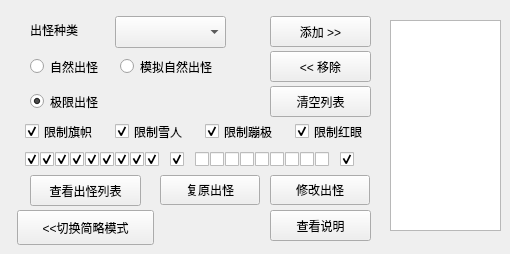
    <widget class="QWidget" name="tab_10">
     <attribute name="title">
      <string>出怪</string>
     </attribute>
     <widget class="QComboBox" name="SpawnType">
      <property name="geometry">
       <rect>
        <x>115</x>
        <y>16</y>
        <width>111</width>
        <height>32</height>
       </rect>
      </property>
     </widget>
     <widget class="QPushButton" name="AddSpawnType">
      <property name="geometry">
       <rect>
        <x>270</x>
        <y>16</y>
        <width>101</width>
        <height>31</height>
       </rect>
      </property>
      <property name="text">
       <string>添加 &gt;&gt;</string>
      </property>
     </widget>
     <widget class="QPushButton" name="RemoveSpawnType">
      <property name="geometry">
       <rect>
        <x>270</x>
        <y>51</y>
        <width>101</width>
        <height>31</height>
       </rect>
      </property>
      <property name="text">
       <string>&lt;&lt; 移除</string>
      </property>
     </widget>
     <widget class="QLabel" name="label_44">
      <property name="geometry">
       <rect>
        <x>30</x>
        <y>20</y>
        <width>52</width>
        <height>19</height>
       </rect>
      </property>
      <property name="text">
       <string>出怪种类</string>
      </property>
     </widget>
     <widget class="QPushButton" name="ClearSpawnList">
      <property name="geometry">
       <rect>
        <x>270</x>
        <y>86</y>
        <width>101</width>
        <height>31</height>
       </rect>
      </property>
      <property name="text">
       <string>清空列表</string>
      </property>
     </widget>
     <widget class="QCheckBox" name="LimitGiga_2">
      <property name="geometry">
       <rect>
        <x>295</x>
        <y>120</y>
        <width>77</width>
        <height>23</height>
       </rect>
      </property>
      <property name="text">
       <string>限制红眼</string>
      </property>
      <property name="checked">
       <bool>true</bool>
      </property>
     </widget>
     <widget class="QCheckBox" name="LimitYeti_2">
      <property name="geometry">
       <rect>
        <x>115</x>
        <y>120</y>
        <width>77</width>
        <height>23</height>
       </rect>
      </property>
      <property name="text">
       <string>限制雪人</string>
      </property>
      <property name="checked">
       <bool>true</bool>
      </property>
     </widget>
     <widget class="QCheckBox" name="LimitBungee_2">
      <property name="geometry">
       <rect>
        <x>205</x>
        <y>120</y>
        <width>77</width>
        <height>23</height>
       </rect>
      </property>
      <property name="text">
       <string>限制蹦极</string>
      </property>
      <property name="checked">
       <bool>true</bool>
      </property>
     </widget>
     <widget class="QCheckBox" name="LimitFlag_2">
      <property name="geometry">
       <rect>
        <x>25</x>
        <y>120</y>
        <width>77</width>
        <height>23</height>
       </rect>
      </property>
      <property name="text">
       <string>限制旗帜</string>
      </property>
      <property name="checked">
       <bool>true</bool>
      </property>
     </widget>
     <widget class="QRadioButton" name="ExtremeSpawn_2">
      <property name="geometry">
       <rect>
        <x>30</x>
        <y>90</y>
        <width>77</width>
        <height>23</height>
       </rect>
      </property>
      <property name="text">
       <string>极限出怪</string>
      </property>
      <property name="checked">
       <bool>true</bool>
      </property>
     </widget>
     <widget class="QRadioButton" name="NaturalSpawn_2">
      <property name="geometry">
       <rect>
        <x>30</x>
        <y>55</y>
        <width>77</width>
        <height>23</height>
       </rect>
      </property>
      <property name="text">
       <string>自然出怪</string>
      </property>
      <property name="checked">
       <bool>false</bool>
      </property>
     </widget>
     <widget class="QRadioButton" name="SimulateSpawn_2">
      <property name="geometry">
       <rect>
        <x>120</x>
        <y>55</y>
        <width>103</width>
        <height>23</height>
       </rect>
      </property>
      <property name="text">
       <string>模拟自然出怪</string>
      </property>
     </widget>
     <widget class="QPushButton" name="ShowSpawnHelp">
      <property name="geometry">
       <rect>
        <x>270</x>
        <y>210</y>
        <width>101</width>
        <height>31</height>
       </rect>
      </property>
      <property name="text">
       <string>查看说明</string>
      </property>
     </widget>
     <widget class="QPushButton" name="SetSpawn">
      <property name="geometry">
       <rect>
        <x>270</x>
        <y>175</y>
        <width>100</width>
        <height>30</height>
       </rect>
      </property>
      <property name="text">
       <string>修改出怪</string>
      </property>
     </widget>
     <widget class="QPushButton" name="RestoreSpawn">
      <property name="geometry">
       <rect>
        <x>160</x>
        <y>175</y>
        <width>100</width>
        <height>30</height>
       </rect>
      </property>
      <property name="text">
       <string>复原出怪</string>
      </property>
     </widget>
     <widget class="QPushButton" name="SwitchBriefPage">
      <property name="geometry">
       <rect>
        <x>17</x>
        <y>210</y>
        <width>137</width>
        <height>35</height>
       </rect>
      </property>
      <property name="text">
       <string>&lt;&lt;切换简略模式</string>
      </property>
     </widget>
     <widget class="QCheckBox" name="GigaWave_0">
      <property name="geometry">
       <rect>
        <x>25</x>
        <y>150</y>
        <width>16</width>
        <height>18</height>
       </rect>
      </property>
      <property name="text">
       <string/>
      </property>
      <property name="checked">
       <bool>true</bool>
      </property>
     </widget>
     <widget class="QCheckBox" name="GigaWave_1">
      <property name="geometry">
       <rect>
        <x>40</x>
        <y>150</y>
        <width>16</width>
        <height>18</height>
       </rect>
      </property>
      <property name="text">
       <string/>
      </property>
      <property name="checked">
       <bool>true</bool>
      </property>
     </widget>
     <widget class="QCheckBox" name="GigaWave_2">
      <property name="geometry">
       <rect>
        <x>55</x>
        <y>150</y>
        <width>16</width>
        <height>18</height>
       </rect>
      </property>
      <property name="text">
       <string/>
      </property>
      <property name="checked">
       <bool>true</bool>
      </property>
     </widget>
     <widget class="QCheckBox" name="GigaWave_3">
      <property name="geometry">
       <rect>
        <x>70</x>
        <y>150</y>
        <width>16</width>
        <height>18</height>
       </rect>
      </property>
      <property name="text">
       <string/>
      </property>
      <property name="checked">
       <bool>true</bool>
      </property>
     </widget>
     <widget class="QCheckBox" name="GigaWave_4">
      <property name="geometry">
       <rect>
        <x>85</x>
        <y>150</y>
        <width>16</width>
        <height>18</height>
       </rect>
      </property>
      <property name="text">
       <string/>
      </property>
      <property name="checked">
       <bool>true</bool>
      </property>
     </widget>
     <widget class="QCheckBox" name="GigaWave_5">
      <property name="geometry">
       <rect>
        <x>100</x>
        <y>150</y>
        <width>16</width>
        <height>18</height>
       </rect>
      </property>
      <property name="text">
       <string/>
      </property>
      <property name="checked">
       <bool>true</bool>
      </property>
     </widget>
     <widget class="QCheckBox" name="GigaWave_6">
      <property name="geometry">
       <rect>
        <x>115</x>
        <y>150</y>
        <width>16</width>
        <height>18</height>
       </rect>
      </property>
      <property name="text">
       <string/>
      </property>
      <property name="checked">
       <bool>true</bool>
      </property>
     </widget>
     <widget class="QCheckBox" name="GigaWave_7">
      <property name="geometry">
       <rect>
        <x>130</x>
        <y>150</y>
        <width>16</width>
        <height>18</height>
       </rect>
      </property>
      <property name="text">
       <string/>
      </property>
      <property name="checked">
       <bool>true</bool>
      </property>
     </widget>
     <widget class="QCheckBox" name="GigaWave_8">
      <property name="geometry">
       <rect>
        <x>145</x>
        <y>150</y>
        <width>16</width>
        <height>18</height>
       </rect>
      </property>
      <property name="text">
       <string/>
      </property>
      <property name="checked">
       <bool>true</bool>
      </property>
     </widget>
     <widget class="QCheckBox" name="GigaWave_9">
      <property name="geometry">
       <rect>
        <x>170</x>
        <y>150</y>
        <width>16</width>
        <height>18</height>
       </rect>
      </property>
      <property name="text">
       <string/>
      </property>
      <property name="checked">
       <bool>true</bool>
      </property>
     </widget>
     <widget class="QCheckBox" name="GigaWave_10">
      <property name="geometry">
       <rect>
        <x>195</x>
        <y>150</y>
        <width>16</width>
        <height>18</height>
       </rect>
      </property>
      <property name="text">
       <string/>
      </property>
     </widget>
     <widget class="QCheckBox" name="GigaWave_11">
      <property name="geometry">
       <rect>
        <x>210</x>
        <y>150</y>
        <width>16</width>
        <height>18</height>
       </rect>
      </property>
      <property name="text">
       <string/>
      </property>
     </widget>
     <widget class="QCheckBox" name="GigaWave_12">
      <property name="geometry">
       <rect>
        <x>225</x>
        <y>150</y>
        <width>16</width>
        <height>18</height>
       </rect>
      </property>
      <property name="text">
       <string/>
      </property>
     </widget>
     <widget class="QCheckBox" name="GigaWave_13">
      <property name="geometry">
       <rect>
        <x>240</x>
        <y>150</y>
        <width>16</width>
        <height>18</height>
       </rect>
      </property>
      <property name="text">
       <string/>
      </property>
     </widget>
     <widget class="QCheckBox" name="GigaWave_14">
      <property name="geometry">
       <rect>
        <x>255</x>
        <y>150</y>
        <width>16</width>
        <height>18</height>
       </rect>
      </property>
      <property name="text">
       <string/>
      </property>
     </widget>
     <widget class="QCheckBox" name="GigaWave_15">
      <property name="geometry">
       <rect>
        <x>270</x>
        <y>150</y>
        <width>16</width>
        <height>18</height>
       </rect>
      </property>
      <property name="text">
       <string/>
      </property>
     </widget>
     <widget class="QCheckBox" name="GigaWave_16">
      <property name="geometry">
       <rect>
        <x>285</x>
        <y>150</y>
        <width>16</width>
        <height>18</height>
       </rect>
      </property>
      <property name="text">
       <string/>
      </property>
     </widget>
     <widget class="QCheckBox" name="GigaWave_17">
      <property name="geometry">
       <rect>
        <x>300</x>
        <y>150</y>
        <width>16</width>
        <height>18</height>
       </rect>
      </property>
      <property name="text">
       <string/>
      </property>
     </widget>
     <widget class="QCheckBox" name="GigaWave_18">
      <property name="geometry">
       <rect>
        <x>315</x>
        <y>150</y>
        <width>16</width>
        <height>18</height>
       </rect>
      </property>
      <property name="text">
       <string/>
      </property>
     </widget>
     <widget class="QCheckBox" name="GigaWave_19">
      <property name="geometry">
       <rect>
        <x>340</x>
        <y>150</y>
        <width>16</width>
        <height>18</height>
       </rect>
      </property>
      <property name="text">
       <string/>
      </property>
      <property name="checked">
       <bool>true</bool>
      </property>
     </widget>
     <widget class="QPushButton" name="ShowCurrentSpawn_2">
      <property name="geometry">
       <rect>
        <x>30</x>
        <y>175</y>
        <width>111</width>
        <height>31</height>
       </rect>
      </property>
      <property name="text">
       <string>查看出怪列表</string>
      </property>
     </widget>
     <widget class="QListWidget" name="SpawnList">
      <property name="geometry">
       <rect>
        <x>390</x>
        <y>20</y>
        <width>111</width>
        <height>211</height>
       </rect>
      </property>
     </widget>
    </widget>
